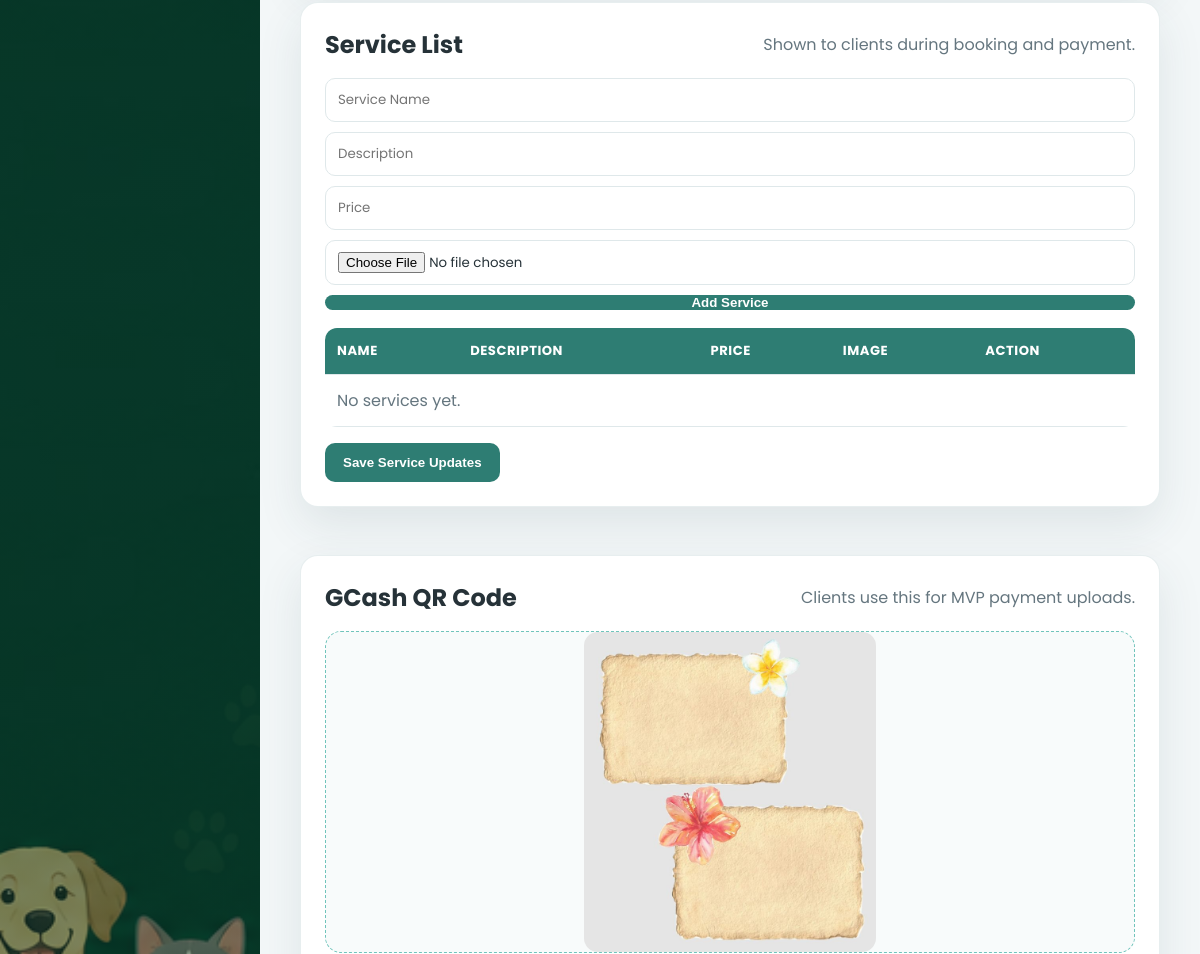
The app's page /payments-admin/ (middle part), older data.
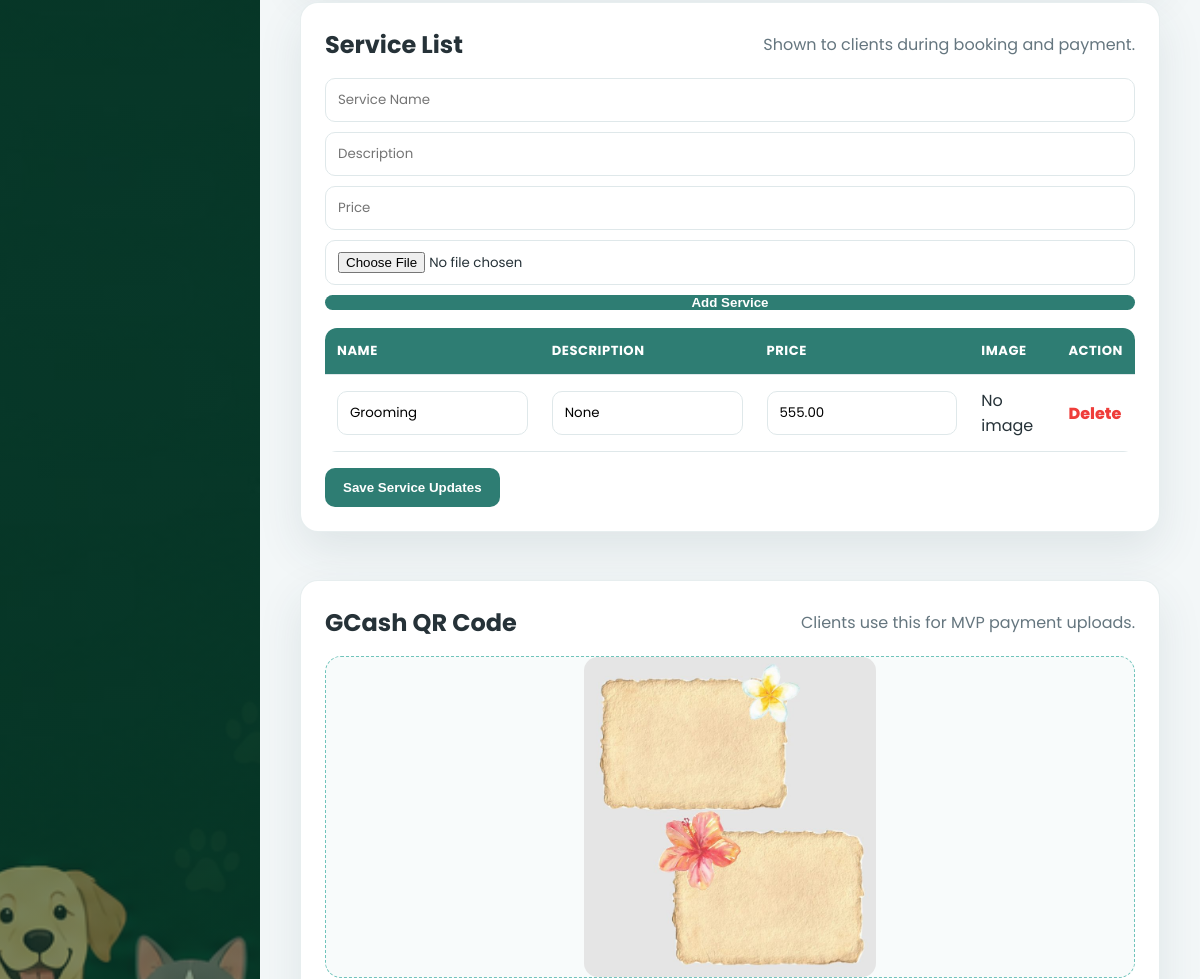
The same page, newer data.
### main/models.py (models this page shows, shortened)
class Service(models.Model):
    name = models.CharField(max_length=225)
    description = models.TextField(blank=True, null=True)
    duration = models.DurationField(default=timedelta(minutes=30))
    price = models.DecimalField(max_digits=10, decimal_places=2)

### main/views.py (the view, shortened to what this page needs)
# urls.py: path('payments-admin/', views.payments_admin, name='payments_admin'),
def payments_admin(request):
    payments = Payment.objects.all().order_by('-created_at')
    services = Service.objects.prefetch_related('images').all().order_by('name')
    qr = GcashQR.objects.first()
    return render(request, "admin/payments_admin.html", {
        "payments": payments,
        "services": services,
        "qr": qr,
        "pending_payments": Payment.objects.filter(status="pending").count(),
        "paid_payments": Payment.objects.filter(status="verified").count(),
    })

### main/templates/admin/payments_admin.html (shortened to what this page needs)
{% load static %}
<!DOCTYPE html>
<html lang="en">
<head>
    <link rel="stylesheet" href="{% static 'css/admin/payments_admin.css' %}?v=admin-remodel-7">
</head>
<body>
    <aside class="sidebar">
    </aside>
    <main class="main-content">
        <section class="billing-grid">
            <article class="panel">
                <div class="panel-header">
                    <h2>Service List</h2>
                    <span>Shown to clients during booking and payment.</span>
                </div>
                <form method="POST" action="{% url 'add_service' %}" class="add-form" enctype="multipart/form-data">
                    <input type="text" name="name" placeholder="Service Name" required>
                    <input type="text" name="description" placeholder="Description">
                    <input type="number" step="0.01" name="price" placeholder="Price" required>
                    <input type="file" name="image">
                    <button type="submit">Add Service</button>
                </form>
                <form method="POST" action="{% url 'update_services' %}">
                    <table class="table service-table">
                        <thead>
                            <tr>
                                <th>Name</th>
                                <th>Description</th>
                                <th>Price</th>
                                <th>Image</th>
                                <th>Action</th>
                            </tr>
                        </thead>
                        <tbody>
                            {% for service in services %}
                            <tr>
                                <td><input type="text" name="name_{{ service.id }}" value="{{ service.name }}"></td>
                                <td><input type="text" name="description_{{ service.id }}" value="{{ service.description }}"></td>
                                <td><input type="number" step="0.01" name="price_{{ service.id }}" value="{{ service.price }}"></td>
                                <td>
                                    {% for img in service.images.all %}
                                        {% if img.image %}<img src="{{ img.image.url }}" alt="{{ service.name }}">{% endif %}
                                    {% empty %}
                                        <span>No image</span>
                                    {% endfor %}
                                </td>
                                <td><a href="{% url 'delete_service' service.id %}" class="danger-link">Delete</a></td>
                            </tr>
                            {% empty %}
                            <tr><td colspan="5" class="empty-state">No services yet.</td></tr>
                            {% endfor %}
                        </tbody>
                    </table>
                    <button type="submit" class="save-btn">Save Service Updates</button>
                </form>
            </article>
            <article class="panel">
                <div class="panel-header">
                    <h2>GCash QR Code</h2>
                    <span>Clients use this for MVP payment uploads.</span>
                </div>
                <div class="qr-preview">
                    {% if qr and qr.image %}
                        <img src="{{ qr.image.url }}" alt="GCash QR">
                    {% else %}
                        <div>No QR code uploaded yet.</div>
                    {% endif %}
                </div>
            </article>
        </section>
    </main>
</body>
</html>

Row changes from the older to the newer data that the page shows:
added Service: name "Grooming", description "None", price "555.00"
Text that changed along with them:
text no longer shown: "No services yet."
